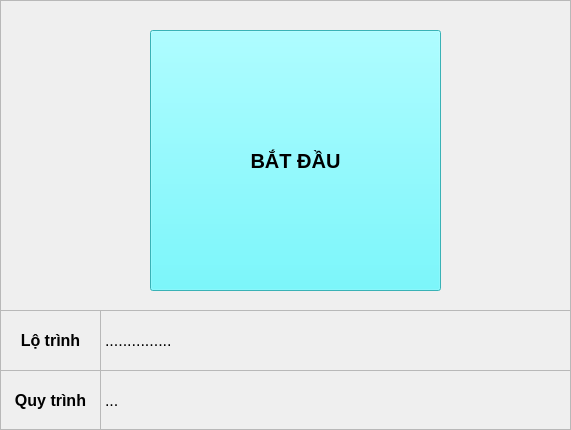
   <widget class="QFrame" name="fr_auto">
    <property name="geometry">
     <rect>
      <x>450</x>
      <y>60</y>
      <width>571</width>
      <height>430</height>
     </rect>
    </property>
    <property name="autoFillBackground">
     <bool>true</bool>
    </property>
    <property name="frameShape">
     <enum>QFrame::StyledPanel</enum>
    </property>
    <property name="frameShadow">
     <enum>QFrame::Raised</enum>
    </property>
    <widget class="QLabel" name="lbv_route_message">
     <property name="geometry">
      <rect>
       <x>100</x>
       <y>310</y>
       <width>471</width>
       <height>61</height>
      </rect>
     </property>
     <property name="font">
      <font>
       <pointsize>12</pointsize>
      </font>
     </property>
     <property name="autoFillBackground">
      <bool>false</bool>
     </property>
     <property name="frameShape">
      <enum>QFrame::StyledPanel</enum>
     </property>
     <property name="lineWidth">
      <number>1</number>
     </property>
     <property name="midLineWidth">
      <number>0</number>
     </property>
     <property name="text">
      <string>...............</string>
     </property>
     <property name="scaledContents">
      <bool>false</bool>
     </property>
     <property name="wordWrap">
      <bool>false</bool>
     </property>
     <property name="openExternalLinks">
      <bool>false</bool>
     </property>
    </widget>
    <widget class="QLabel" name="lbv_jobRuning">
     <property name="geometry">
      <rect>
       <x>100</x>
       <y>370</y>
       <width>471</width>
       <height>61</height>
      </rect>
     </property>
     <property name="font">
      <font>
       <pointsize>12</pointsize>
      </font>
     </property>
     <property name="autoFillBackground">
      <bool>false</bool>
     </property>
     <property name="frameShape">
      <enum>QFrame::StyledPanel</enum>
     </property>
     <property name="lineWidth">
      <number>1</number>
     </property>
     <property name="midLineWidth">
      <number>0</number>
     </property>
     <property name="text">
      <string>...</string>
     </property>
     <property name="scaledContents">
      <bool>false</bool>
     </property>
     <property name="wordWrap">
      <bool>false</bool>
     </property>
     <property name="openExternalLinks">
      <bool>false</bool>
     </property>
    </widget>
    <widget class="QLabel" name="lb_job">
     <property name="geometry">
      <rect>
       <x>0</x>
       <y>370</y>
       <width>101</width>
       <height>61</height>
      </rect>
     </property>
     <property name="font">
      <font>
       <pointsize>12</pointsize>
       <weight>75</weight>
       <bold>true</bold>
      </font>
     </property>
     <property name="autoFillBackground">
      <bool>false</bool>
     </property>
     <property name="frameShape">
      <enum>QFrame::StyledPanel</enum>
     </property>
     <property name="lineWidth">
      <number>1</number>
     </property>
     <property name="midLineWidth">
      <number>0</number>
     </property>
     <property name="text">
      <string>Quy trình</string>
     </property>
     <property name="scaledContents">
      <bool>false</bool>
     </property>
     <property name="alignment">
      <set>Qt::AlignCenter</set>
     </property>
     <property name="wordWrap">
      <bool>false</bool>
     </property>
     <property name="openExternalLinks">
      <bool>false</bool>
     </property>
    </widget>
    <widget class="QLabel" name="lb_route_message">
     <property name="geometry">
      <rect>
       <x>0</x>
       <y>310</y>
       <width>101</width>
       <height>61</height>
      </rect>
     </property>
     <property name="font">
      <font>
       <pointsize>12</pointsize>
       <weight>75</weight>
       <bold>true</bold>
      </font>
     </property>
     <property name="autoFillBackground">
      <bool>false</bool>
     </property>
     <property name="frameShape">
      <enum>QFrame::StyledPanel</enum>
     </property>
     <property name="lineWidth">
      <number>1</number>
     </property>
     <property name="midLineWidth">
      <number>0</number>
     </property>
     <property name="text">
      <string>Lộ trình</string>
     </property>
     <property name="textFormat">
      <enum>Qt::AutoText</enum>
     </property>
     <property name="scaledContents">
      <bool>true</bool>
     </property>
     <property name="alignment">
      <set>Qt::AlignCenter</set>
     </property>
     <property name="wordWrap">
      <bool>false</bool>
     </property>
     <property name="openExternalLinks">
      <bool>false</bool>
     </property>
    </widget>
    <widget class="QPushButton" name="bt_doNextPlan">
     <property name="geometry">
      <rect>
       <x>150</x>
       <y>30</y>
       <width>291</width>
       <height>261</height>
      </rect>
     </property>
     <property name="font">
      <font>
       <pointsize>15</pointsize>
       <weight>75</weight>
       <bold>true</bold>
      </font>
     </property>
     <property name="styleSheet">
      <string notr="true">background-color: rgb(80,249,255);</string>
     </property>
     <property name="text">
      <string>BẮT ĐẦU</string>
     </property>
     <property name="autoRepeatDelay">
      <number>300</number>
     </property>
     <property name="autoRepeatInterval">
      <number>100</number>
     </property>
    </widget>
   </widget>
